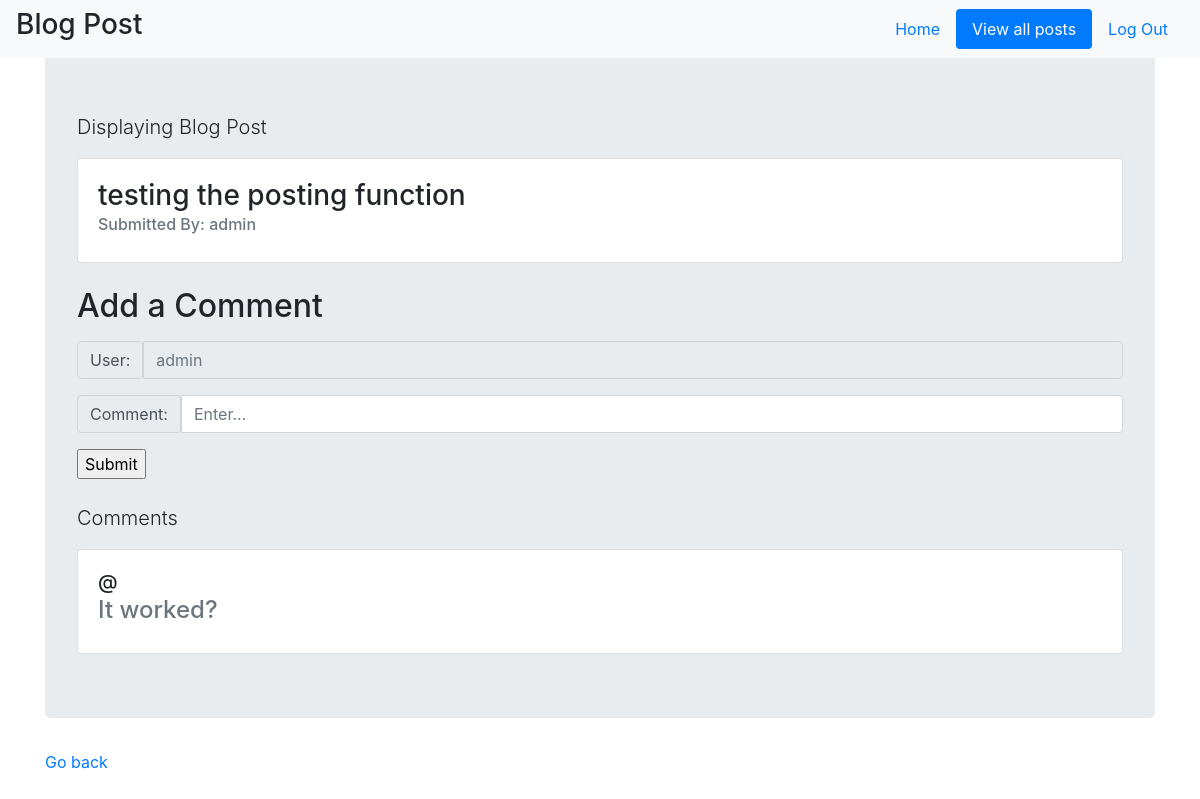
Before: /view/4/ (signed in) with the older database file.
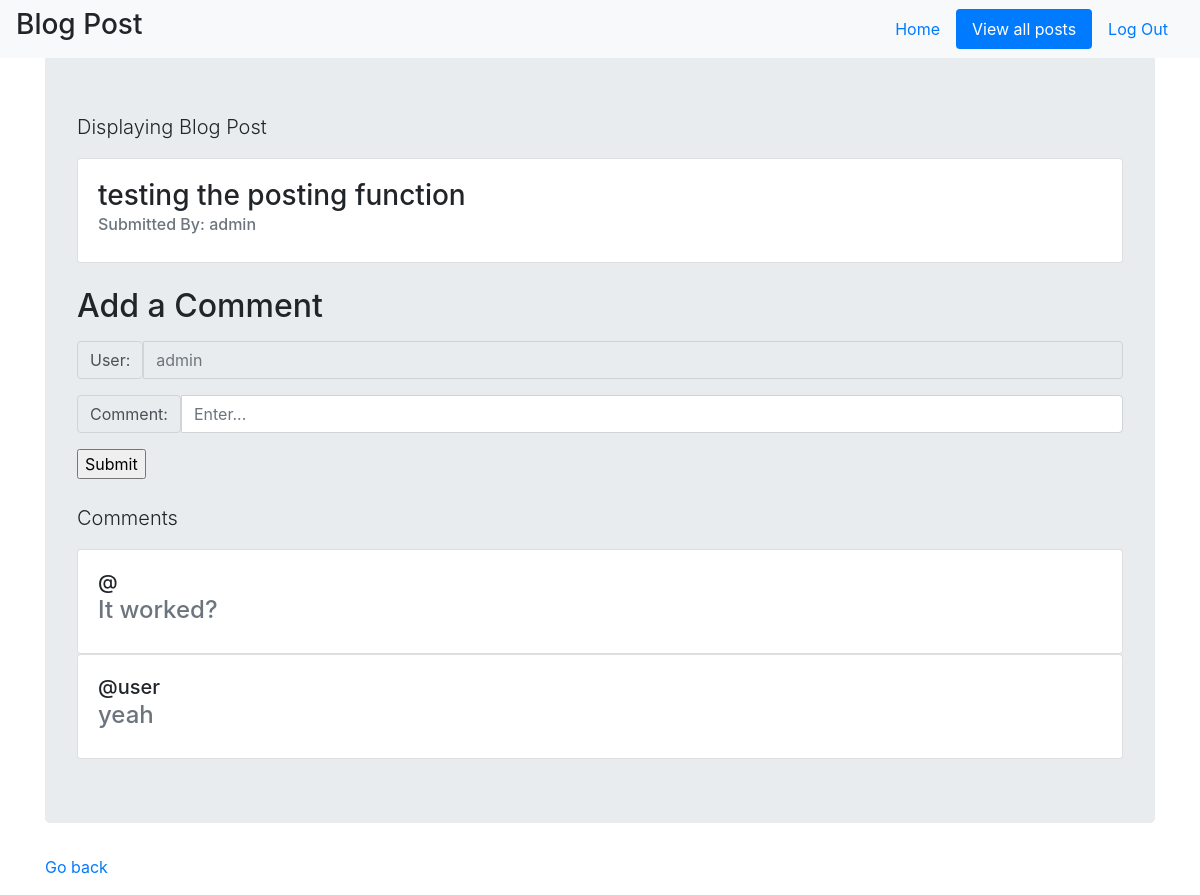
After: the same page with the newer database file.
### tables this page shows
CREATE TABLE "Comments" (
	"id"	INTEGER PRIMARY KEY AUTOINCREMENT,
	"user_id"	INTEGER NOT NULL,
	"comment"	TEXT NOT NULL,
	"blog_id"	INTEGER NOT NULL
);

CREATE TABLE "Users" (
	"id"	INTEGER PRIMARY KEY AUTOINCREMENT,
	"username"	TEXT NOT NULL UNIQUE,
	"password"	TEXT NOT NULL
);

### blog.py (the view)
@app.route('/view/<int:id>/')
def view(id):
    if session['logged_in']==False:
        return redirect(url_for('sign_in'))
    else:
        db = get_db()
        post_row = db.execute('SELECT * FROM Blogs WHERE id=?',(id,)).fetchall()
        comments = db.execute('SELECT * FROM Comments WHERE blog_id=?',(id,)).fetchall()
        users_data = db.execute('SELECT * FROM Users')
        users = {}
        for user_data in users_data:
            user = []
            users[user_data['id']] = user_data['username']
        post = {'blog_id':post_row[0][0],'question':post_row[0][2], 'blogger':users[post_row[0][1]]}
        print(post)
        return render_template('view.html', comments=comments, post=post, users=users, session=session)

### blog.py (called while the page is built)
def get_db():
    db = sqlite3.connect('blog.sqlite3')
    db.row_factory = sqlite3.Row
    return db

### templates/view.html
{% extends "layout.html" %}
{% block body %}
<nav class="navbar fixed-top navbar-light bg-light"
    <a class="navbar-brand" href="#"><h3>Blog Post</h3></a>
    <ul class="nav nav-pills">
      <li class="nav-item">
        <a class="nav-link" href="/home">Home</a>
      </li>
      <li class="nav-item">
        <a class="nav-link active" href="/posts">View all posts</a>
      </li>
      <li class="nav-item">
        <a class="nav-link" href="/log_out">Log Out</a>
      </li>
    </ul>
</nav>
<div class="jumbotron">
    <p class="lead">Displaying Blog Post</p>
    <div class="card">
      <div class="card-body">
        <h3 class="title">{{ post['question'] }}</h3>
        <h6 class="card-subtitle mb-2 text-muted">Submitted By: {{ post['blogger'] }}</h6>
      </div>
    </div>
    <br>
    <h2>Add a Comment</h2>
    <form action="{{ url_for('add_comment', blog_id=post['blog_id']) }}" method="POST">
        <div class="input-group my-3">
            <span class="input-group-text">User:</span>
            <input type="text" class="form-control" placeholder={{ users[session['user_id']] }} readonly>
        </div>
        <div class="input-group my-3">
            <span class="input-group-text">Comment:</span>
            <input type="text" class="form-control" name="comment" placeholder="Enter...">
        </div>
        <input type="submit">
    </form>
    <br>
    <p class="lead">Comments</p>
    {% for comment in comments %}
        <div class="card">
          <div class="card-body">
            <h5 class="title">@{{ users[comment['user_id']] }}</h5>
            <h4 class="card-subtitle mb-2 text-muted">{{ comment['comment'] }}</h4>
          </div>
        </div>
    {% endfor %}
</div>
<p><a href="{{ url_for('posts') }}">Go back</a></p>
{% endblock %}

Changed rows visible on the page:
added Comments: comment "yeah"
now on this page (row unchanged): Users: username "user"
